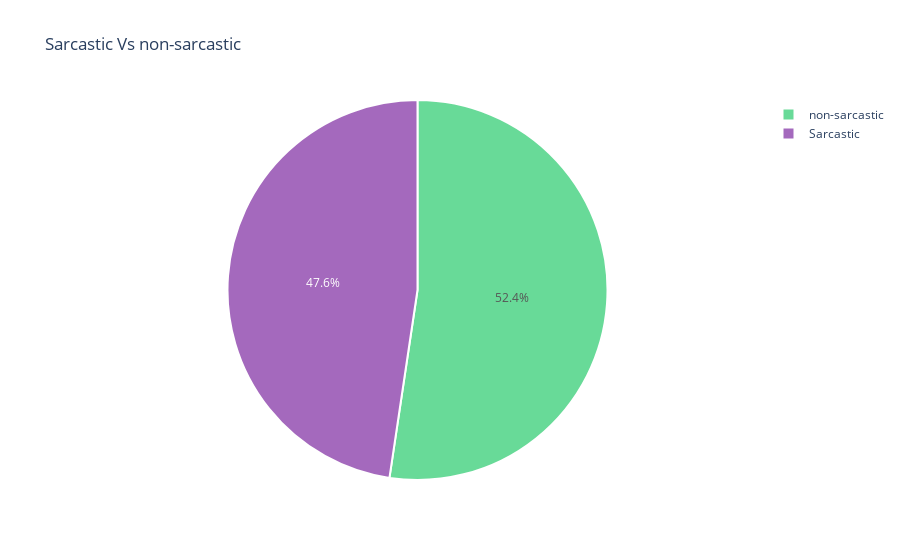

Source (notebook cell):
### Code cell
sar_acc_tar = df['is_sarcastic'].value_counts()
labels = ['non-sarcastic', 'Sarcastic']
sizes = (np.array((sar_acc_tar / sar_acc_tar.sum())*100))
colors = ['#58D68D', '#9B59B6']

trace = go.Pie(labels=labels, values=sizes, opacity = 0.9, hoverinfo='label+percent',
               marker=dict(colors=colors, line=dict(color='#FFFFFF', width=2)))
layout = go.Layout(
    title='Sarcastic Vs non-sarcastic'
)
data = [trace]
fig = go.Figure(data=data, layout=layout)
iplot(fig, filename="Sa_Ac")

### Figure 1 — Plotly figure (JSON) as saved in the notebook; plotly's stock layout.template omitted (floating-point values rounded to 4 significant figures)
{"data": [{"hoverinfo": "label+percent", "labels": ["non-sarcastic", "Sarcastic"], "marker": {"colors": ["#58D68D", "#9B59B6"], "line": {"color": "#FFFFFF", "width": 2}}, "opacity": 0.9, "type": "pie", "values": [52.36, 47.64]}], "layout": {"title": {"text": "Sarcastic Vs non-sarcastic"}}}
